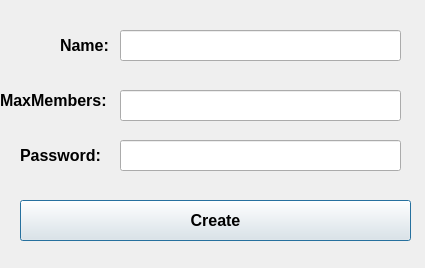
<?xml version="1.0" encoding="UTF-8"?>
<ui version="4.0">
 <class>Dialog</class>
 <widget class="QDialog" name="Dialog">
  <property name="geometry">
   <rect>
    <x>0</x>
    <y>0</y>
    <width>425</width>
    <height>268</height>
   </rect>
  </property>
  <property name="minimumSize">
   <size>
    <width>425</width>
    <height>268</height>
   </size>
  </property>
  <property name="maximumSize">
   <size>
    <width>425</width>
    <height>268</height>
   </size>
  </property>
  <property name="font">
   <font>
    <pointsize>12</pointsize>
    <weight>75</weight>
    <bold>true</bold>
   </font>
  </property>
  <property name="windowTitle">
   <string>CreateRoom</string>
  </property>
  <property name="windowIcon">
   <iconset theme="bandit.png"/>
  </property>
  <widget class="QLineEdit" name="lineEdit">
   <property name="geometry">
    <rect>
     <x>120</x>
     <y>30</y>
     <width>281</width>
     <height>31</height>
    </rect>
   </property>
  </widget>
  <widget class="QLabel" name="label">
   <property name="geometry">
    <rect>
     <x>60</x>
     <y>30</y>
     <width>101</width>
     <height>31</height>
    </rect>
   </property>
   <property name="text">
    <string>Name:</string>
   </property>
  </widget>
  <widget class="QLabel" name="label_2">
   <property name="geometry">
    <rect>
     <x>0</x>
     <y>80</y>
     <width>131</width>
     <height>41</height>
    </rect>
   </property>
   <property name="text">
    <string>MaxMembers:</string>
   </property>
  </widget>
  <widget class="QLineEdit" name="lineEdit_2">
   <property name="geometry">
    <rect>
     <x>120</x>
     <y>90</y>
     <width>281</width>
     <height>31</height>
    </rect>
   </property>
  </widget>
  <widget class="QLineEdit" name="lineEdit_3">
   <property name="geometry">
    <rect>
     <x>120</x>
     <y>140</y>
     <width>281</width>
     <height>31</height>
    </rect>
   </property>
  </widget>
  <widget class="QLabel" name="label_3">
   <property name="geometry">
    <rect>
     <x>20</x>
     <y>140</y>
     <width>101</width>
     <height>31</height>
    </rect>
   </property>
   <property name="text">
    <string>Password:</string>
   </property>
  </widget>
  <widget class="QPushButton" name="pushButton">
   <property name="geometry">
    <rect>
     <x>20</x>
     <y>200</y>
     <width>391</width>
     <height>41</height>
    </rect>
   </property>
   <property name="text">
    <string>Create</string>
   </property>
  </widget>
 </widget>
 <resources/>
 <connections/>
</ui>
